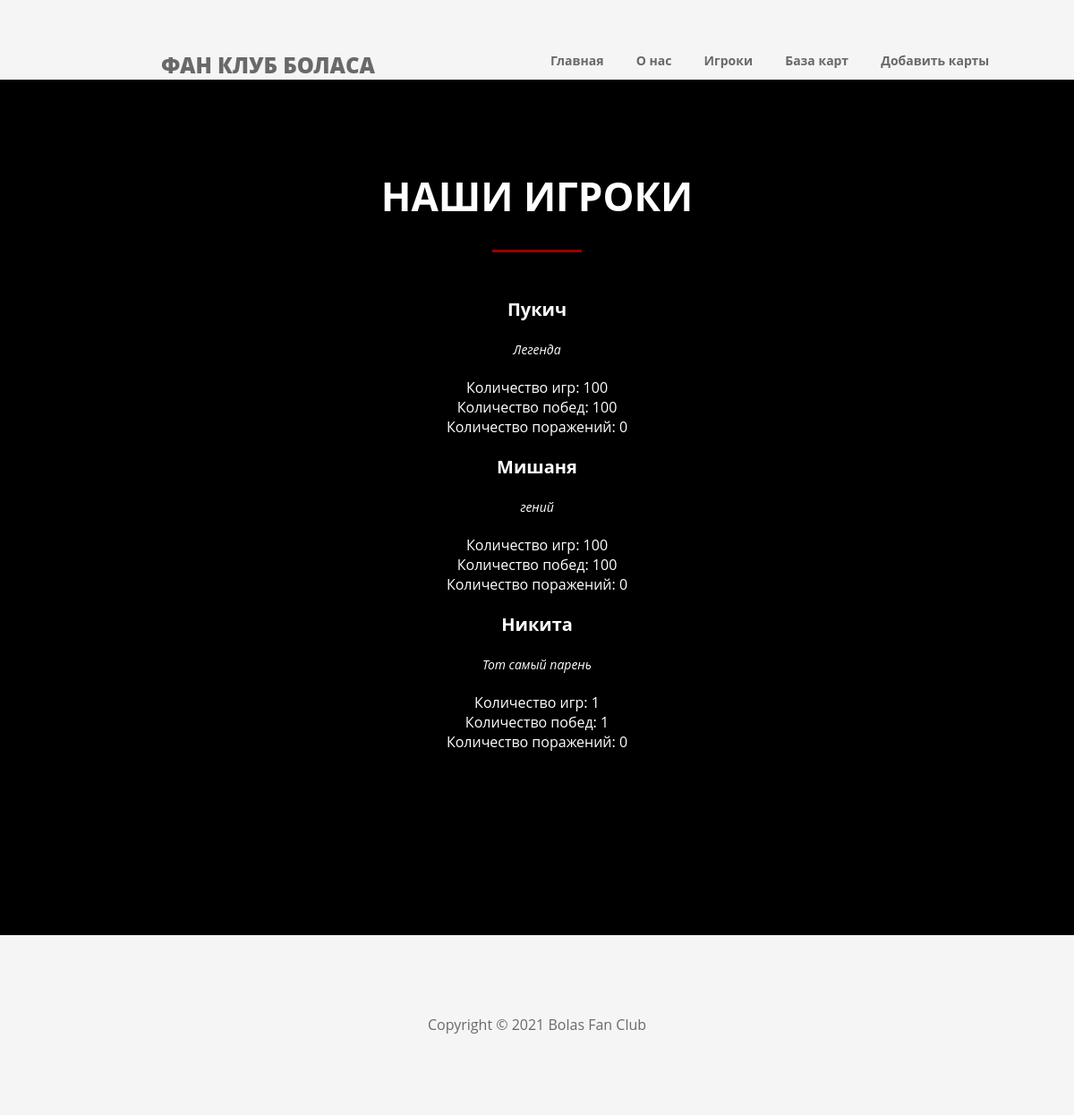
The page /players on the database its author committed.
### main/models.py (models this page shows, shortened)
class Player(models.Model):
    name = models.CharField('Имя игрока', max_length=50)
    about = models.TextField('Описание игрока')
    number_of_games = models.IntegerField('Количество игр')
    number_of_win = models.IntegerField('Количество побед')
    number_of_lose = models.IntegerField('Количество поражений')
    class Meta:
        verbose_name = 'Игрок'
        verbose_name_plural = 'Игроки'

### main/views.py (the view)
# urls.py: path('players', views.players, name='players'),
def players(request):
    player = Player.objects.all()
    return render(request, 'main/players.html', {'title': 'Игроки', 'player': player})

### templates/main/players.html (shortened to what this page needs)
{% extends 'main/base.html' %}
{% block content %}
    <div class="main_team">
        <div class="wrapper">
    <h1>НАШИ ИГРОКИ</h1>
    <div class="team_cards">
    {% if player %}
        {% for el in player %}
            <div class="card">
                <h4 class="name"><b>{{ el.name }}</b></h4><br>
                <p class="position"><i>{{ el.about}}</i></p><br>
                <p class="statistic">
                    <ul>
                        <li>Количество игр: {{ el.number_of_games}}</li>
                        <li>Количество побед: {{ el.number_of_win}}</li>
                        <li>Количество поражений: {{ el.number_of_lose}}</li>
                    </ul>
                </p>
        {% endfor %}
    {% else %}
        <p>Пока игроков нет</p>
    {% endif %}
    </div>
    </div>
    </div>
    </div>
    </div>
{% endblock %}

### templates/main/base.html (shortened to what this page needs)
{% load static %}
<!doctype html>
<html lang="en">
<head>
    <link rel="stylesheet"  href={% static 'main/dacss.css' %}>
</head>
<body>
<header>
     <div class="header__logo"><p>Фан Клуб Боласа</p></div>
      <nav>
          <div class="topnav" id="myTopnav">
              <a href="{% url 'views' %}">Главная</a>
              <a  href="{% url 'about' %}">О нас</a>
              <a  href="{%  url 'players' %}">Игроки</a>
              <a  href="{%  url 'cardbase' %}">База карт</a>
              <a  href="{%  url 'addcards' %}">Добавить карты</a>
          </div>
      </nav>
</header>
<main>
 	{% block content %}{% endblock %}
</main>
<footer>
	<div class="wrapper">
		<div class="social">
			<p>Copyright © 2021 Bolas Fan Club<p>
		</div>
	</div>
</footer>
</body>
</html>

### main/static/main/dacss.css (style rules this page uses)
* { margin: 0; padding: 0; }
body { font-family: 'Open Sans', sans-serif; }
a { text-decoration: none; }
li { list-style: none; }
header { width: 100%; background: #f5f5f5; display: flex; }
.header__logo { text-transform: uppercase; font-weight: 800; font-size: 24px; cursor: pointer; color: #696969; margin-top: 56px; margin-left: 12%; }
nav { margin-top: 56px; margin-left: 29%; }
.topnav a { color:#696969; text-align: center; padding: 12px 16px; font-size: 14px; font-weight: bold; }
main { display: flex; flex-direction: column; width: 100%; }
.wrapper { width: 85%; margin: 0 auto; }
.main_team { background: #000; text-align: center; padding: 100px 0 165px 0; color: #fff; }
.main_team h1 { font-size: 44px; padding-bottom: 30px; }
.team_cards { display: flex; flex-direction: column; }
.card { margin: 20px; }
.name { font-size: 20px; }
.statistic { font-size: 16px; }
.position { font-size: 14px; }
* { box-sizing: border-box; }
h1:after { content: ""; display: block; margin: 0 auto ; width: 100px; padding-top: 30px; border-bottom: 3px solid #980002; }
footer { width: 100%; height: auto; background: #f5f5f5; color: #696969; padding: 89px 0 90px 0; }
.social { display: flex; justify-content: center; }
@media screen and (max-width: 1300px) { nav { margin-left: 20%; } }

### rows shown on the page
Player: name "Пукич", about "Легенда", number_of_games "100", number_of_win "100", number_of_lose "0"
Player: name "Мишаня", about "гений", number_of_games "100", number_of_win "100", number_of_lose "0"
Player: name "Никита", about "Тот самый парень", number_of_games "1", number_of_win "1", number_of_lose "0"
